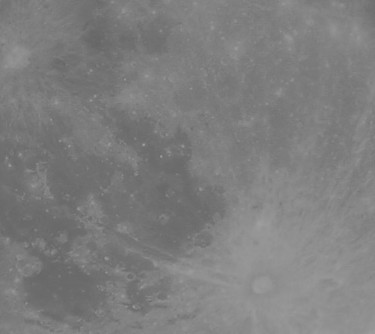
//> input picture exercise2/moon.jpg, 375 x 334 px
$ ./main   (built with g++ and OpenCV 4)
//> lines starting //> are read from the running program, lines starting //| are printed output that depends on the picture
#include <stdio.h>

#include <opencv2/opencv.hpp>

int main()
{
    cv::Mat src_8uc1_img = cv::imread( "moon.jpg", cv::IMREAD_GRAYSCALE ); // load color image from file system to Mat variable, this will be loaded using 8 bits (uchar) 1 channel
//> src_8uc1_img is the input picture: 334 rows x 375 cols, CV_8UC1; min 101, max 160, mean 125.8
    cv::Mat src_32fc1_img; // declare variable to hold grayscale version of img variable, gray levels wil be represented using 32 bits (float)

    src_8uc1_img.convertTo(src_32fc1_img, CV_32FC1, 1.0/255.0);

    if (src_8uc1_img.empty()) {
        printf("Unable to read input file (%s, %d).", __FILE__, __LINE__);
    }

    cv::Mat result_32cu1_img = src_32fc1_img.clone();
    cv::Mat result_32cu1_img_2 = src_32fc1_img.clone();
    cv::Mat result_32cu1_img_3 = src_32fc1_img.clone();

    float gamma = 0.5f;

    for (size_t y = 0; y < result_32cu1_img.rows; y++)
    {
        for (size_t x = 0; x < result_32cu1_img.cols; x++)
        {
            float input = result_32cu1_img.at<float>(y,x);
            result_32cu1_img.at<float>(y,x) = pow(input, gamma);
        }
    }
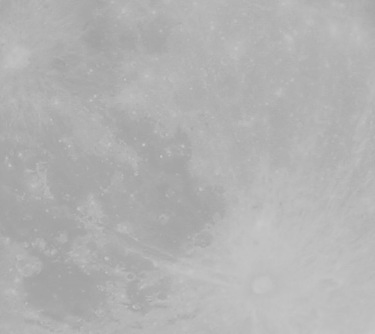
//> result_32cu1_img: 334 rows x 375 cols, CV_32FC1; min 0.629, max 0.792, mean 0.702

    gamma = 1.5f;

    for (size_t y = 0; y < result_32cu1_img_2.rows; y++)
    {
        for (size_t x = 0; x < result_32cu1_img_2.cols; x++)
        {
            float input = result_32cu1_img_2.at<float>(y,x);
            result_32cu1_img_2.at<float>(y,x) = pow(input, gamma);
        }
    }
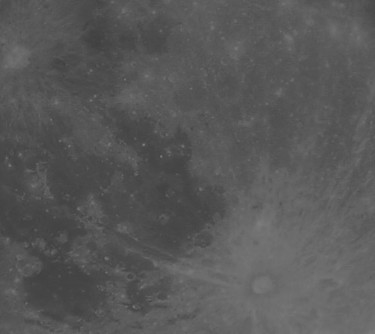
//> result_32cu1_img_2: 334 rows x 375 cols, CV_32FC1; min 0.249, max 0.497, mean 0.347

    gamma = 2.0f;

    for (size_t y = 0; y < result_32cu1_img_3.rows; y++)
    {
        for (size_t x = 0; x < result_32cu1_img_3.cols; x++)
        {
            float input = result_32cu1_img_3.at<float>(y,x);
            result_32cu1_img_3.at<float>(y,x) = pow(input, gamma);
        }
    }
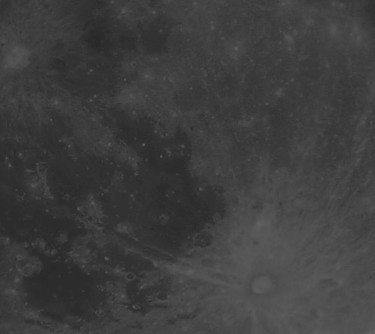
//> result_32cu1_img_3: 334 rows x 375 cols, CV_32FC1; min 0.157, max 0.394, mean 0.245

    cv::imshow("ORIGINAL", src_32fc1_img);
    cv::imshow("RESULT 0.5f", result_32cu1_img);
    cv::imshow("RESULT 1.5f", result_32cu1_img_2);
    cv::imshow("RESULT 2.0f", result_32cu1_img_3);

    cv::waitKey( 0 ); // wait until keypressed

    return 0;
}
